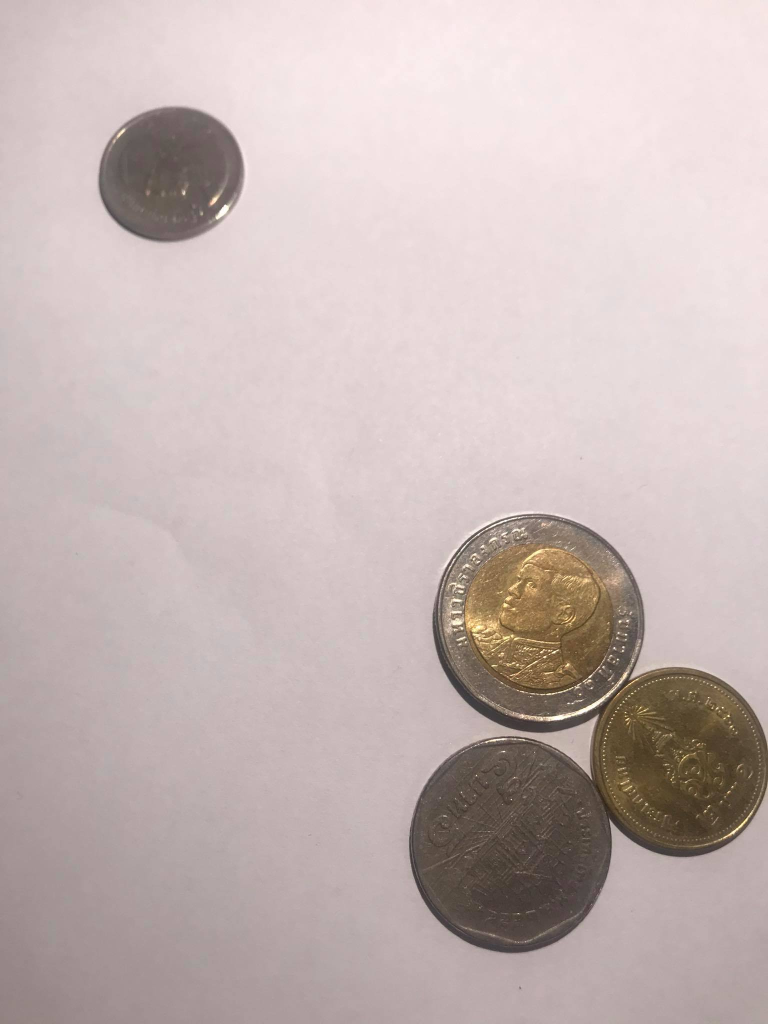
#> input picture New folder/Lab6-MyCoin2.jpg, 1536 x 2048 px, given in place of the camera (shown at 1/2 size)
$ jupyter execute --allow-errors 'Lab 4 - Color.ipynb'   (shell and % lines are left out)   (text cells are left out)
#> lines starting #> are read from the running program, lines starting #| are printed output that depends on the picture; after the words box and inside, x2 and y2 are one past the last pixel; in counts of white or black regions, pixels touching at a corner belong together
#> the sliders are set to minValue = 1, maxValue = 1
[cell 1]
import cv2
import math
import time
import threading
import numpy as np
import random as rng
from matplotlib import pyplot as plt
from ipywidgets import interact,interactive
import ipywidgets as widgets
from IPython.display import display, HTML,clear_output
import IPython.display

[cell 2]
inputImage = cv2.imread("assets/lena_std.tif",cv2.IMREAD_GRAYSCALE)
def grayscaleThresholding(minValue,maxValue):
    thresholdImage = np.logical_and(inputImage > minValue, inputImage < maxValue)
    inputImageCopy = inputImage.copy()
    cv2.rectangle(inputImageCopy,(250,400),(340,500),255,3)
    cropRegion = inputImage[400:500,250:340]

    plt.figure(figsize=(10,10))
    plt.subplot(131)
    plt.title("Lena Image")
    plt.imshow(inputImageCopy, cmap='gray')

    plt.subplot(132)
    plt.title("Segmentation Mask")
    plt.imshow(thresholdImage, cmap='gray')

    plt.subplot(133)
    plt.title("Pixel Value Distribution")
    plt.hist(cropRegion,range=(0,255))
    plt.show()
#> (the rest of this cell did not finish here and is left out)

[cell 3]
bMin = 50; bMax = 120
gMin = 6; gMax = 60
rMin = 5; rMax = 60
cameraNo = 0

[cell 4]
# You can press "Interupt Kernel Button to stop webcam"
inputStream = cv2.VideoCapture(cameraNo)
try:
    while True:
        _, videoFrameBGR = inputStream.read()
#> videoFrameBGR is the input picture: shape (2048, 1536, 3); mean B, G, R 181, 182.8, 197.9
        if videoFrameBGR is not None:
            outputVideoFrameBGR = videoFrameBGR.copy()

            # Draw ROI
            cv2.rectangle(outputVideoFrameBGR,(100,100),(200,200),(0,255,0),3)
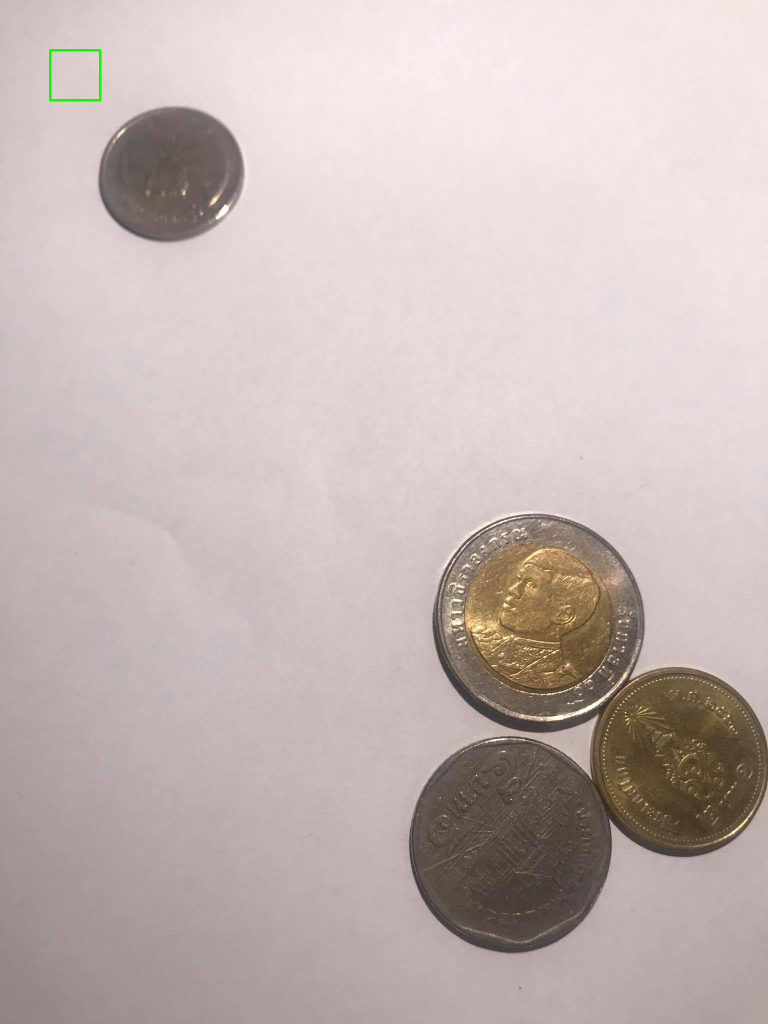
#> outputVideoFrameBGR: shape (2048, 1536, 3) (shown at 1/2 size); 0.06% of pixels changed, all inside (x1, y1, x2, y2) = (98, 98, 203, 203)
            # Cropped Region
            croppedRegion = videoFrameBGR[100:200,100:200,:]
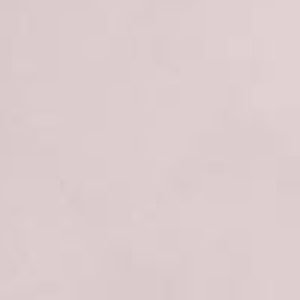
#> croppedRegion: shape (100, 100, 3) (shown 3 times larger); mean B, G, R 205.7, 204.7, 220.7


            mask = cv2.inRange(videoFrameBGR,(bMin,gMin,rMin),(bMax,gMax,rMax))[:,:,np.newaxis]
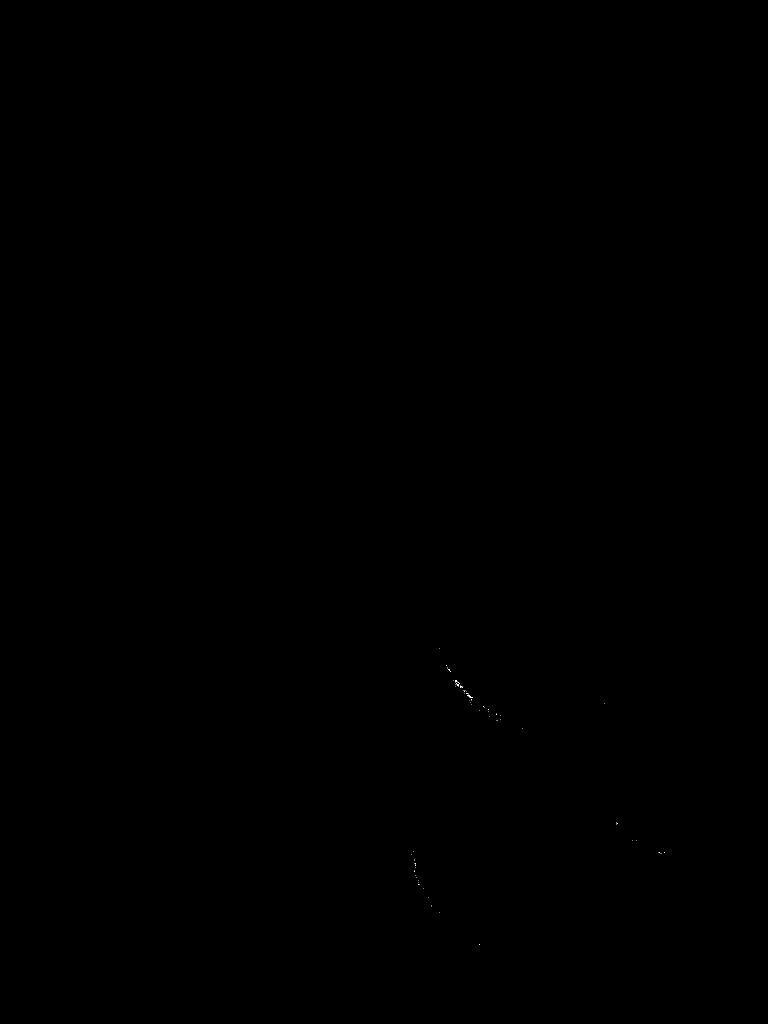
#> mask: shape (2048, 1536, 1) (shown at 1/2 size); 0.01% white in thin lines or dots, all inside (x1, y1, x2, y2) = (822, 1296, 1330, 1890)
            mask = np.repeat(mask,3,axis=2)

            ## Draw Min/Max pixel value in BGR order on image
            cv2.putText(outputVideoFrameBGR,str(np.min(croppedRegion[:,:,0]))+'/'+str(np.min(croppedRegion[:,:,1]))+'/'+str(np.min(croppedRegion[:,:,2])),(20,20),cv2.FONT_HERSHEY_SIMPLEX,1.0,(0,0,255))
#> outputVideoFrameBGR: shape (2048, 1536, 3); 0.01% of pixels changed, all inside (x1, y1, x2, y2) = (23, 0, 242, 28)
            cv2.putText(outputVideoFrameBGR,str(np.max(croppedRegion[:,:,0]))+'/'+str(np.max(croppedRegion[:,:,1]))+'/'+str(np.max(croppedRegion[:,:,2])),(20,50),cv2.FONT_HERSHEY_SIMPLEX,1.0,(0,0,255))
#> outputVideoFrameBGR: shape (2048, 1536, 3); mean B, G, R 180.9, 182.7, 197.8

            outputVideoFrameBGR = np.hstack((outputVideoFrameBGR,mask))
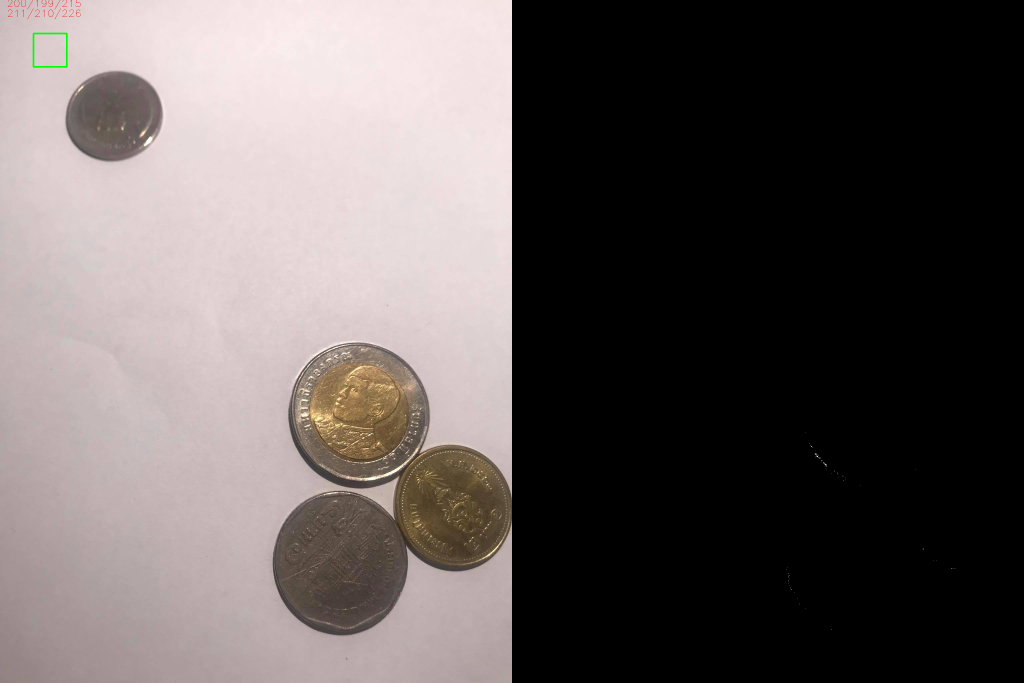
#> outputVideoFrameBGR: shape (2048, 3072, 3) (shown at 1/3 size); mean B, G, R 90.4, 91.4, 98.9

            # Encode image as jpg numpy array
            _, buf = cv2.imencode(".jpg", outputVideoFrameBGR)
            # Draw result
            IPython.display.display(IPython.display.Image(data=buf))

            clear_output(wait=True)
        else:
            print("Cannot Open Webcam, hw problem?")
            break
except KeyboardInterrupt:
    print ("Stream stopped")
inputStream.release()
